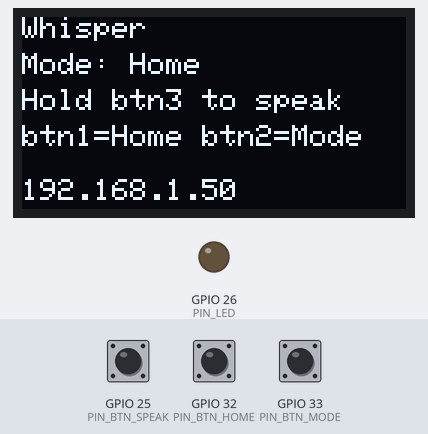
Bench run of a program on a simulated ESP32. Parts: 128×64 one-colour display, output pins drawn as LEDs (lit = HIGH). The inputs (shaded band) are chosen by the test bench; at power-on: GPIO 25 (PIN_BTN_SPEAK) HIGH, GPIO 33 (PIN_BTN_MODE) HIGH, GPIO 32 (PIN_BTN_HOME) HIGH. WiFi joins after 1.5 s; servers stay silent unless stated; uploads are accepted with an empty reply; what the program prints to the serial monitor is not drawn.

Above: at 6.3 s.
6.4 s: GPIO 25 (PIN_BTN_SPEAK) pulled LOW for 0.15 s
At 6.86 s:
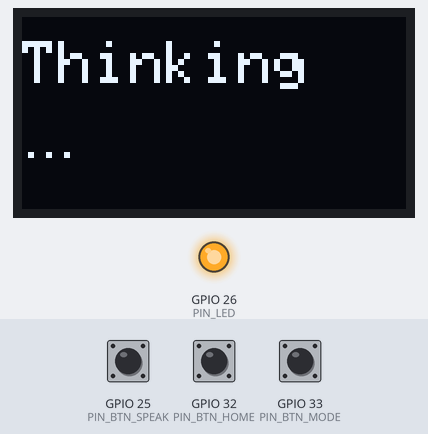
7.1 s: GPIO 33 (PIN_BTN_MODE) pulled LOW for 0.15 s
At 9.5 s:
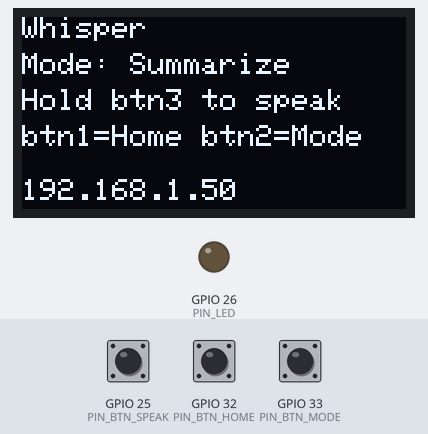
9.8 s: GPIO 33 (PIN_BTN_MODE) pulled LOW for 1 s
At 11.8 s:
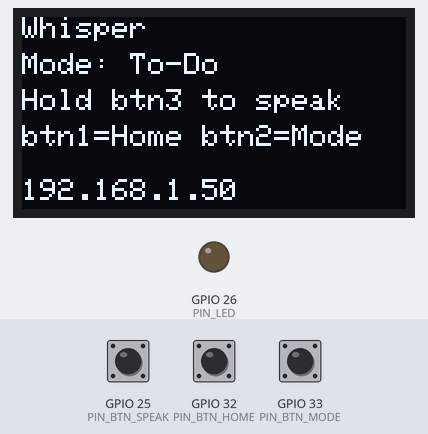
12.5 s: GPIO 33 (PIN_BTN_MODE) pulled LOW for 0.15 s
At 13.2 s:
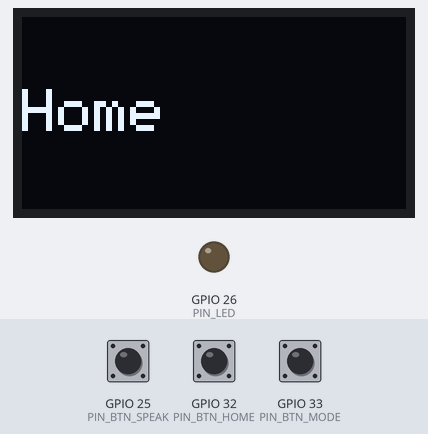
15.2 s: GPIO 33 (PIN_BTN_MODE) pulled LOW for 3.2 s
At 16.2 s:
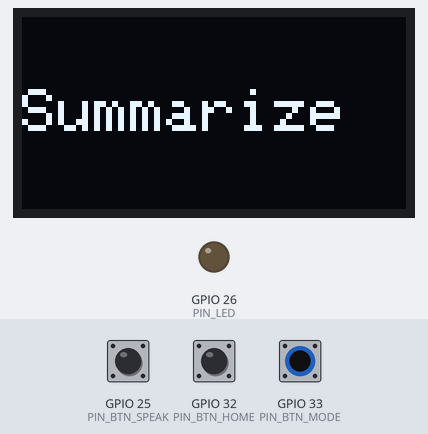
19.9 s: GPIO 32 (PIN_BTN_HOME) pulled LOW for 0.15 s
At 21.2 s:
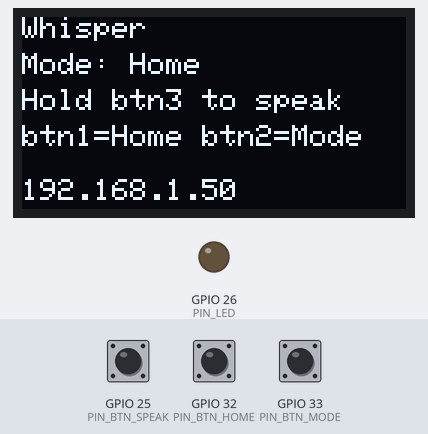
Timing chart, 0 to 22.5 s (numbered marks = the images above; inputs shaded):
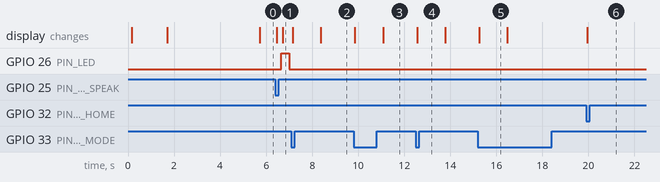

The program:

main.cpp
```cpp
// =============================================================================
//  Whisper Assistant — ESP32 firmware ("the face")
//
//  Responsibilities:
//    - Connect to Wi-Fi and run a tiny HTTP server.
//    - Drive the SSD1306 OLED (status, responses, vertical auto-scroll).
//    - Read 3 buttons (Home / Mode / Hold-to-speak) with debouncing.
//    - Drive a status LED (steady while listening, blink while thinking,
//      flash on ambient sound when the loudness sensor is enabled).
//    - Talk to the laptop "brain" over HTTP:
//          ->  GET /start_listening?mode=<mode>    (hold button pressed)
//          ->  GET /stop_listening                  (hold button released)
//          <-  POST /display                        (laptop sends final text back)
//
//  Built with PlatformIO. Edit config.h before flashing — nothing else.
// =============================================================================

#include <Arduino.h>
#include <Wire.h>
#include <Adafruit_GFX.h>
#include <Adafruit_SSD1306.h>
#include <WiFi.h>
#include <WebServer.h>
#include <HTTPClient.h>

#include "config.h"

// ------------------------------------------------------------------ display --
Adafruit_SSD1306 display(128, 64, &Wire, -1);   // -1 = no hardware reset pin

// --------------------------------------------------------------------- HTTP --
WebServer server(ESP_HTTP_PORT);

// -------------------------------------------------------------------- state --
enum AppState { STATE_BOOT, STATE_IDLE, STATE_LISTENING, STATE_THINKING, STATE_DISPLAY };
enum AppMode  { MODE_HOME, MODE_SUMMARIZE, MODE_TODO };

AppState state = STATE_BOOT;
AppMode  mode  = MODE_HOME;

// Response text received from the laptop, plus display/scroll animation state.
String  responseText        = "";
String  displayLines[32];
int     displayLineCount    = 0;
int     displayScrollMax    = 0;    // 0 => fits on screen (static, no scroll)
int     displayScrollOffset = 0;
enum    ScrollPhase { SCROLL_TOP, SCROLL_DOWN, SCROLL_BOTTOM };
ScrollPhase scrollPhase = SCROLL_TOP;

unsigned long displayStartedMs = 0;
unsigned long scrollTimerMs     = 0;
unsigned long thinkingStartedMs = 0;
unsigned long bootIpShownAt     = 0;
unsigned long redrawIdleAt      = 0;
unsigned long lastSoundDetectMs = 0;
unsigned long lastWifiCheck     = 0;

// ----------------------------------------------------------------- buttons --
struct Button {
  uint8_t pin;
  bool lastReading;
  bool stable;          // debounced state (HIGH = released)
  unsigned long lastChangeMs;
  bool pressed;         // latched falling edge
  bool released;        // latched rising edge
};
Button btnHome  = { PIN_BTN_HOME,  HIGH, HIGH, 0, false, false };
Button btnMode  = { PIN_BTN_MODE,  HIGH, HIGH, 0, false, false };
Button btnSpeak = { PIN_BTN_SPEAK, HIGH, HIGH, 0, false, false };

void updateButton(Button &b) {
  bool reading = digitalRead(b.pin);
  if (reading != b.lastReading) {
    b.lastReading = reading;
    b.lastChangeMs = millis();
  }
  if (millis() - b.lastChangeMs >= DEBOUNCE_MS) {
    if (reading != b.stable) {
      b.stable = reading;
      if (reading == LOW) b.pressed  = true;   // falling edge = press
      else                b.released = true;   // rising edge  = release
    }
  }
}
bool pressedEdge(Button &b)  { if (b.pressed)  { b.pressed  = false; return true; } return false; }
bool releasedEdge(Button &b) { if (b.released) { b.released = false; return true; } return false; }

// --------------------------------------------------------------- mode names --
const char* modeName(AppMode m) {
  switch (m) {
    case MODE_HOME:      return "home";
    case MODE_SUMMARIZE: return "summarize";
    case MODE_TODO:      return "todo";
  }
  return "home";
}
const char* modeDisplayName(AppMode m) {
  switch (m) {
    case MODE_HOME:      return "Home";
    case MODE_SUMMARIZE: return "Summarize";
    case MODE_TODO:      return "To-Do";
  }
  return "Home";
}

// -------------------------------------------------------------------- LED ----
void updateLed() {
  if (state == STATE_LISTENING) {
    digitalWrite(PIN_LED, HIGH);                             // steady on
    return;
  }
  if (state == STATE_THINKING) {
    digitalWrite(PIN_LED, (millis() / 250) % 2 ? HIGH : LOW); // blink
    return;
  }
  // IDLE / DISPLAY / BOOT: flash on ambient sound if the sensor is enabled.
  if (SOUND_SENSOR_ENABLED) {
    int level = analogRead(PIN_SOUND_A0);
    if (level > SOUND_THRESHOLD) lastSoundDetectMs = millis();
    bool flash = (millis() - lastSoundDetectMs) < SOUND_LED_ON_MS;
    digitalWrite(PIN_LED, flash ? HIGH : LOW);
    return;
  }
  digitalWrite(PIN_LED, LOW);
}

// ------------------------------------------------------------- text layout --
// Wrap responseText into displayLines[] at up to `maxChars` chars per line,
// honoring explicit '\n' newlines as forced line breaks.
void computeLines(int maxChars) {
  displayLineCount = 0;
  int len = responseText.length();
  int lineStart = 0;   // start of the current newline-delimited segment

  for (int i = 0; i <= len && displayLineCount < 32; i++) {
    bool atEnd   = (i == len);
    bool atBreak = (!atEnd && (responseText.charAt(i) == '\n' || responseText.charAt(i) == '\r'));
    if (!atEnd && !atBreak) continue;

    String seg = responseText.substring(lineStart, i);
    int segLen = seg.length();
    int s = 0;
    while (s < segLen && displayLineCount < 32) {
      int e = s + maxChars;
      if (e > segLen) e = segLen;
      // Prefer breaking at a space (unless a single word is longer than a line).
      if (e < segLen && seg.charAt(e) != ' ') {
        int space = seg.lastIndexOf(' ', e);
        if (space > s) e = space;
      }
      displayLines[displayLineCount++] = seg.substring(s, e);
      s = e;
      while (s < segLen && seg.charAt(s) == ' ') s++;
    }
    lineStart = i + 1;   // skip the newline character
  }
}

// Draw the wrapped lines with a vertical offset (used for scrolling).
void drawLines(int offsetY) {
  display.clearDisplay();
  display.setTextSize(1);
  display.setTextColor(WHITE);
  int y = -offsetY;
  for (int i = 0; i < displayLineCount; i++) {
    display.setCursor(0, y);
    display.print(displayLines[i]);
    y += 8;
  }
  display.display();
}

// -------------------------------------------------------------- UI screens --
void drawIdle() {
  display.clearDisplay();
  display.setTextSize(1);
  display.setTextColor(WHITE);
  display.setCursor(0, 0);
  display.println("Whisper");
  display.setCursor(0, 12);
  display.print("Mode: "); display.println(modeDisplayName(mode));
  display.setCursor(0, 24);
  display.println("Hold btn3 to speak");
  display.setCursor(0, 36);
  display.println("btn1=Home btn2=Mode");
  display.setCursor(0, 54);
  display.print(WiFi.localIP().toString());
  display.display();
}

void drawListening() {
  display.clearDisplay();
  display.setTextSize(2);
  display.setTextColor(WHITE);
  display.setCursor(0, 8);
  display.println("Listening");
  display.setTextSize(1);
  display.setCursor(0, 40);
  display.println("release to send");
  display.display();
}

void drawThinking() {
  display.clearDisplay();
  display.setTextSize(2);
  display.setTextColor(WHITE);
  display.setCursor(0, 8);
  display.println("Thinking");
  display.setTextSize(1);
  display.setCursor(0, 40);
  display.println("...");
  display.display();
}

void showModeOverlay() {
  display.clearDisplay();
  display.setTextSize(2);
  display.setTextColor(WHITE);
  display.setCursor(0, 24);
  display.print(modeDisplayName(mode));
  display.setTextSize(1);
  display.display();
  redrawIdleAt = millis() + 1200;
}

void showResponse(const String &text) {
  responseText = text;
  computeLines(21);
  int totalH = displayLineCount * 8;
  displayScrollMax = (totalH > 64) ? (totalH - 64) : 0;
  displayScrollOffset = 0;
  scrollPhase = SCROLL_TOP;
  scrollTimerMs = millis();
  displayStartedMs = millis();
  redrawIdleAt = 0;
  state = STATE_DISPLAY;
  drawLines(0);
}

void gotoIdle() {
  state = STATE_IDLE;
  redrawIdleAt = 0;
  drawIdle();
}

// ------------------------------------------------------------ state machine --
void callLaptop(const String &path);   // forward declaration (defined below)

void cycleMode() {
  if      (mode == MODE_HOME)      mode = MODE_SUMMARIZE;
  else if (mode == MODE_SUMMARIZE) mode = MODE_TODO;
  else                             mode = MODE_HOME;
}

void startListening() {
  if (state == STATE_LISTENING) return;
  state = STATE_LISTENING;
  redrawIdleAt = 0;
  drawListening();
  callLaptop("/start_listening?mode=" + String(modeName(mode)));
}

void stopListening() {
  if (state != STATE_LISTENING) return;
  state = STATE_THINKING;
  thinkingStartedMs = millis();
  drawThinking();
  callLaptop("/stop_listening");
}

void handleButtons() {
  updateButton(btnHome);
  updateButton(btnMode);
  updateButton(btnSpeak);

  if (pressedEdge(btnHome))  { mode = MODE_HOME; gotoIdle(); }
  if (pressedEdge(btnMode))  { cycleMode(); showModeOverlay(); state = STATE_IDLE; }
  if (pressedEdge(btnSpeak)) startListening();
  if (releasedEdge(btnSpeak)) stopListening();
}

void updateDisplayState() {
  // If we're waiting on the laptop and it never responds, recover to idle.
  if (state == STATE_THINKING) {
    if (millis() - thinkingStartedMs >= THINKING_TIMEOUT_MS) {
      showResponse("No response from laptop.\nCheck it is running.");
    }
    return;
  }
  if (state != STATE_DISPLAY) return;

  if (millis() - displayStartedMs >= DISPLAY_TIMEOUT_MS) { gotoIdle(); return; }
  if (displayScrollMax == 0) return;   // static text: nothing to animate

  switch (scrollPhase) {
    case SCROLL_TOP:
      if (millis() - scrollTimerMs >= SCROLL_PAUSE_MS) {
        scrollPhase = SCROLL_DOWN;
        scrollTimerMs = millis();
      }
      break;
    case SCROLL_DOWN:
      if (millis() - scrollTimerMs >= SCROLL_DELAY_MS) {
        scrollTimerMs = millis();
        if (displayScrollOffset < displayScrollMax) {
          displayScrollOffset++;
          drawLines(displayScrollOffset);
        } else {
          scrollPhase = SCROLL_BOTTOM;
          scrollTimerMs = millis();
        }
      }
      break;
    case SCROLL_BOTTOM:
      if (millis() - scrollTimerMs >= SCROLL_PAUSE_MS) {
        displayScrollOffset = 0;
        scrollPhase = SCROLL_TOP;
        scrollTimerMs = millis();
        drawLines(0);
      }
      break;
  }
}

// --------------------------------------------------------------- laptop HTTP --
void callLaptop(const String &path) {
  if (WiFi.status() != WL_CONNECTED) {
    Serial.println("[HTTP] WiFi not connected, skipping request");
    return;
  }
  HTTPClient http;
  http.setTimeout(3000);
  String url = String("http://") + LAPTOP_IP + ":" + String(LAPTOP_PORT) + path;
  http.begin(url);
  int code = http.GET();
  Serial.printf("[HTTP] GET %s -> %d\n", url.c_str(), code);
  http.end();
}

// ----------------------------------------------------------------- HTTP server --
void setupServer() {
  server.on("/", HTTP_GET, []() {
    server.send(200, "text/plain", "Whisper Assistant ESP32 online");
  });
  server.on("/status", HTTP_GET, []() {
    server.send(200, "text/plain", "ok");
  });
  server.on("/mode", HTTP_GET, []() {
    server.send(200, "text/plain", modeName(mode));
  });
  server.on("/display", HTTP_POST, []() {
    String text = server.arg("plain");   // raw body (laptop sends text/plain)
    server.send(200, "text/plain", "ok");
    if (text.length() > 0) showResponse(text);
  });
  server.begin();
  Serial.println("[HTTP] ESP32 server started on port " + String(ESP_HTTP_PORT));
}

// --------------------------------------------------------------------- boot --
uint8_t scanOledAddress() {
  int found = -1;
  for (int addr = 1; addr < 127; addr++) {
    Wire.beginTransmission(addr);
    if (Wire.endTransmission() == 0) {
      Serial.printf("[i2c] device found at 0x%02X\n", addr);
      if ((addr == 0x3C || addr == 0x3D) && found < 0) found = addr;
    }
  }
  return (found >= 0) ? (uint8_t)found : (uint8_t)OLED_ADDR;
}

void connectWiFi() {
  display.clearDisplay();
  display.setTextSize(1);
  display.setTextColor(WHITE);
  display.setCursor(0, 0);
  display.println("Whisper");
  display.println("");
  display.print("WiFi: "); display.println(WIFI_SSID);
  display.print("Connecting...");
  display.display();

  WiFi.mode(WIFI_STA);
  WiFi.begin(WIFI_SSID, WIFI_PASSWORD);
  Serial.printf("[wifi] connecting to %s", WIFI_SSID);

  unsigned long start = millis();
  while (WiFi.status() != WL_CONNECTED && millis() - start < 20000) {
    delay(300);
    Serial.print(".");
  }
  Serial.println();

  if (WiFi.status() != WL_CONNECTED) {
    Serial.println("[wifi] FAILED. Check WIFI_SSID/WIFI_PASSWORD in config.h.");
    display.clearDisplay();
    display.setTextSize(1);
    display.setCursor(0, 0);
    display.println("WiFi failed");
    display.println("Check SSID/password");
    display.println("in config.h");
    display.display();
    while (1) {   // blink LED to signal a hard fault
      digitalWrite(PIN_LED, !digitalRead(PIN_LED));
      delay(300);
    }
  }
  Serial.println("[wifi] connected, IP = " + WiFi.localIP().toString());
}

void showReadyIp() {
  display.clearDisplay();
  display.setTextSize(1);
  display.setTextColor(WHITE);
  display.setCursor(0, 0);
  display.println("Ready!");
  display.println("");
  display.println("IP:");
  display.println(WiFi.localIP().toString());
  display.display();
}

// --------------------------------------------------------------------- setup --
void setup() {
  Serial.begin(115200);
  delay(100);

  pinMode(PIN_BTN_HOME,  INPUT_PULLUP);
  pinMode(PIN_BTN_MODE,  INPUT_PULLUP);
  pinMode(PIN_BTN_SPEAK, INPUT_PULLUP);
  pinMode(PIN_LED, OUTPUT);
  digitalWrite(PIN_LED, LOW);
  // GPIO34/35 are input-only (no internal pull-ups); the sound module drives them.
  pinMode(PIN_SOUND_A0, INPUT);
  pinMode(PIN_SOUND_D0, INPUT);

  Wire.begin(OLED_SDA, OLED_SCL);
  uint8_t oledAddr = scanOledAddress();
  if (!display.begin(SSD1306_SWITCHCAPVCC, oledAddr)) {
    Serial.println("[oled] SSD1306 init failed");
    while (1) { digitalWrite(PIN_LED, HIGH); delay(150); digitalWrite(PIN_LED, LOW); delay(150); }
  }
  Wire.setClock(400000);
  display.clearDisplay();
  display.setTextColor(WHITE);
  Serial.printf("[oled] SSD1306 ready at 0x%02X\n", oledAddr);

  connectWiFi();
  setupServer();
  showReadyIp();
  bootIpShownAt = millis();
  state = STATE_BOOT;
}

// ---------------------------------------------------------------------- loop --
void loop() {
  server.handleClient();   // always service inbound HTTP

  if (WiFi.status() != WL_CONNECTED && millis() - lastWifiCheck > 10000) {
    lastWifiCheck = millis();
    WiFi.reconnect();
  }

  handleButtons();
  updateLed();
  updateDisplayState();

  if (state == STATE_BOOT && millis() - bootIpShownAt >= BOOT_IP_SHOW_MS) {
    gotoIdle();
  }
  if (redrawIdleAt && millis() >= redrawIdleAt) {
    redrawIdleAt = 0;
    if (state == STATE_IDLE) drawIdle();
  }

  delay(1);
}
```

Source omitted: config.h (3669 bytes)

Measured:
- after the input at 6.4 s, GPIO 26 (PIN_LED): LOW → HIGH after 0.26 s, → LOW 0.34 s later; the display: first changes after 0.06 s (image 1 shows a later state)
- after the input at 7.1 s, GPIO 26 (PIN_LED): stops changing and stays LOW; the display: first changes after 0.06 s (image 2 shows a later state)
- after the input at 9.8 s, the display: first changes after 0.06 s (image 3 shows a later state)
- after the input at 12.5 s, the display: changes after 0.06 s (image 4)
- after the input at 15.2 s, the display: changes after 0.06 s (image 5)
- after the input at 19.9 s, the display: changes after 0.06 s (image 6)
- what the display in image 5 shows lasts 1.2 s, from 15.3 s to 16.5 s
